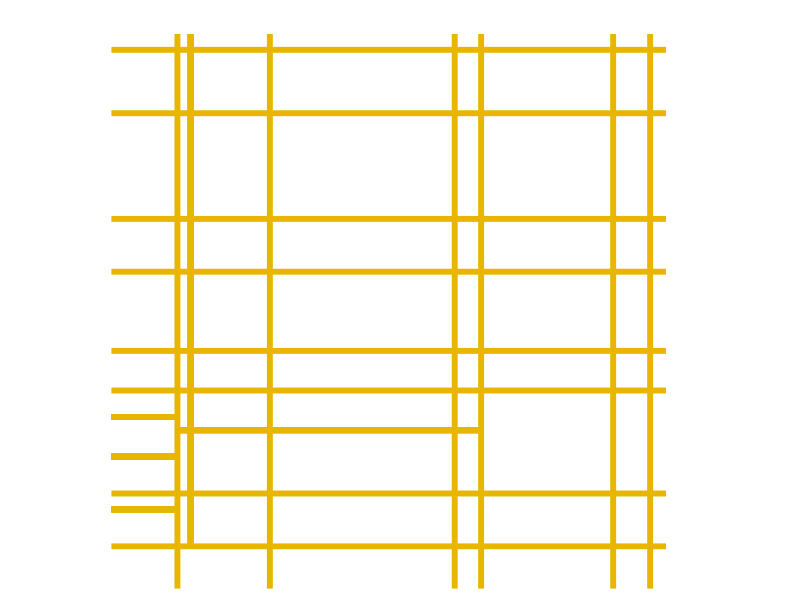

Reproduce this figure in R.
## ---- chunk 1
library(knitr)
library(tidyverse)
library(ggplot2)
## ---- chunk 2
my_theme <- function(base_size = 12, base_family = "Helvetica"){
    theme_minimal() +
    theme(axis.title.y = element_blank(),axis.title.x = element_blank(),
    plot.title = element_text(face="bold", size=16),
    axis.text = element_blank(),
    plot.background = element_rect(fill = 'white',color=NA),
    panel.grid = element_blank(),
    legend.position = 'None', legend.title = element_blank(),
    aspect.ratio = 1)
}

## ---- chunk 3
#| warning: false
set.seed(1)

rectangles <- data.frame(
  xmin = c(-0.5, 2.5, 4, 6, 7.5),
  xmax = c(1, 3.5, 6, 7.5, 9.7),
  ymin = c(7.5, 0, 7.5, .5, 4),
  ymax = c(10, 4, 7.5, 2, 10),
  color = c("#E8B600", "white", "white", "#CC0000", "white")
)


vertical_lines <- data.frame(
  x = c(0.75, 2.5, 6, 6.5, 9, 9.7),
  y = rep(10, 6)
)


horizontal_lines <- data.frame(
  x = c(10, 10, 10, 10, 10, 10, 10, 10),
  y = c(0.3, 1.3, 3.25, 4, 5.5, 6.5, 8.5, 9.7)
)


ggplot() +
  geom_segment(data = vertical_lines, aes(x = x, y = -0.5, xend = x, yend = y), color = "#E8B600", size = 2) +
  geom_segment(data = vertical_lines, aes(x = 1, y = 0.3, xend = 1, yend = y), color = "#E8B600", size = 2) +
  geom_segment(data = horizontal_lines, aes(x = -0.5, y = y, xend = x, yend = y), color = "#E8B600", size = 2) +
  geom_segment(data= horizontal_lines, aes(x=-0.5, y=2.75, xend=0.75, yend=2.75), color = "#E8B600", size = 2) +
  geom_segment(data= horizontal_lines, aes(x=-0.5, y=2, xend=0.75, yend=2), color = "#E8B600", size = 2) +
  geom_segment(data= horizontal_lines, aes(x=-0.5, y=1, xend=0.75, yend=1), color = "#E8B600", size = 2) +
  geom_segment(data= horizontal_lines, aes(x= 0.75, y=2.5, xend=6.5, yend=2.5), color = "#E8B600", size = 2) +
  coord_cartesian(xlim = c(0, 10), ylim = c(0, 10)) +
  scale_fill_identity() +
  my_theme()
